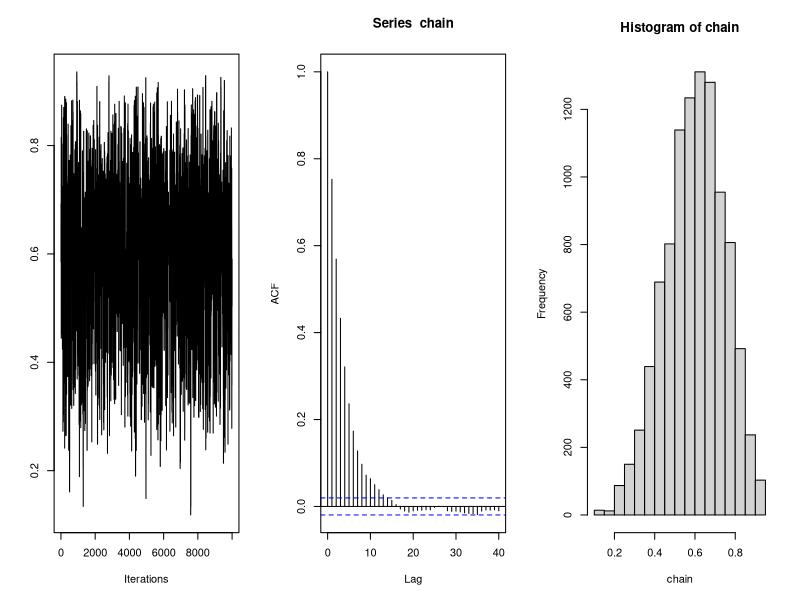
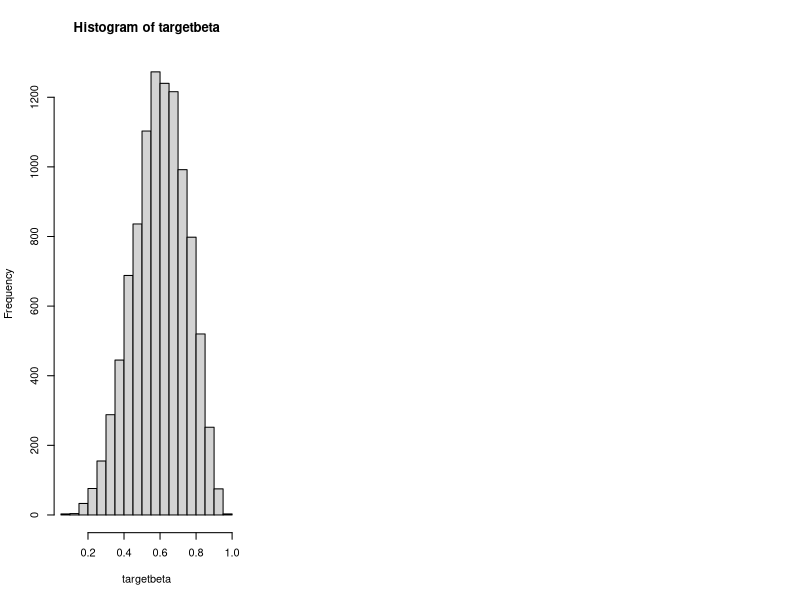
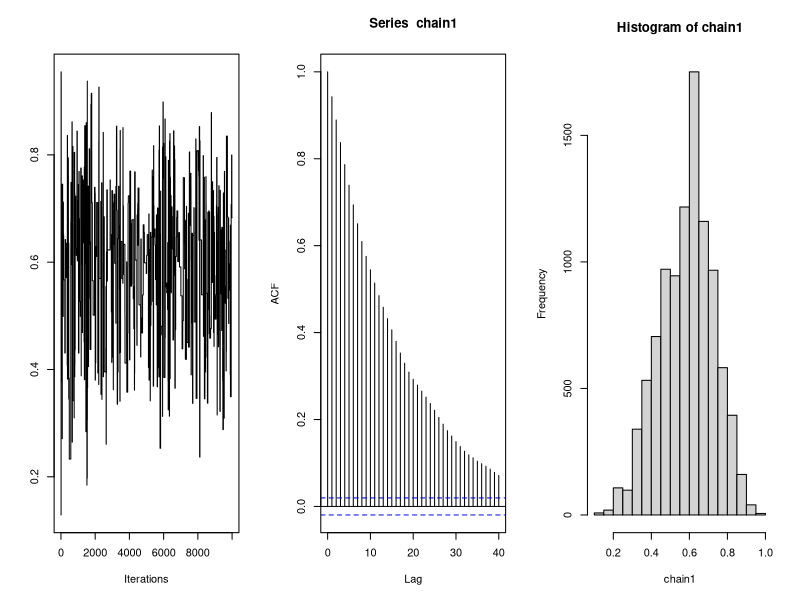
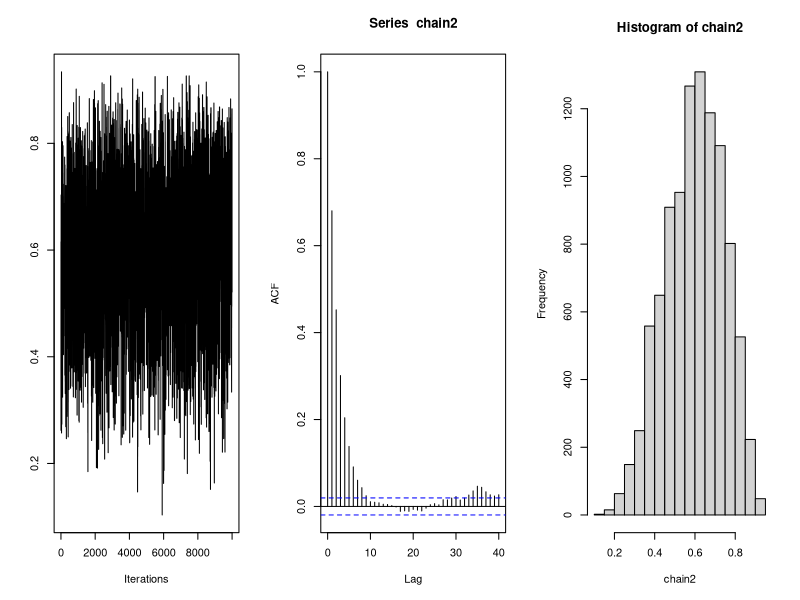
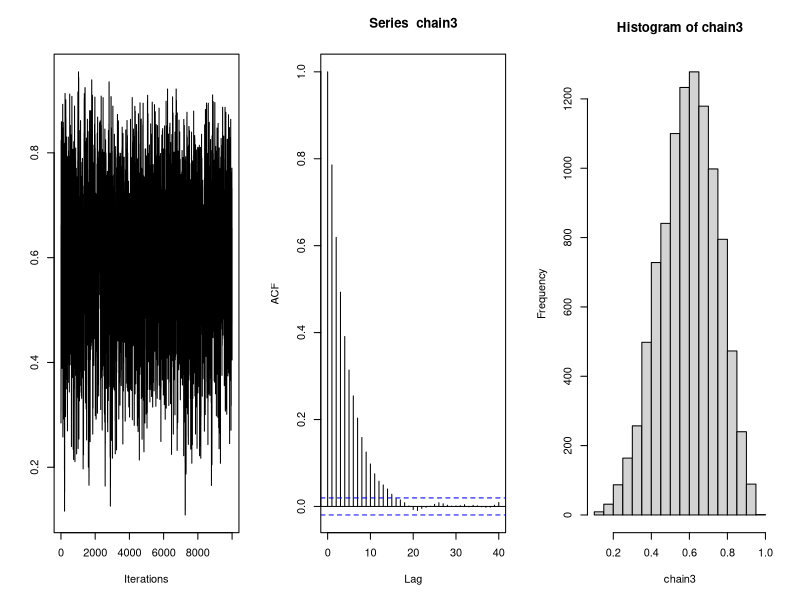
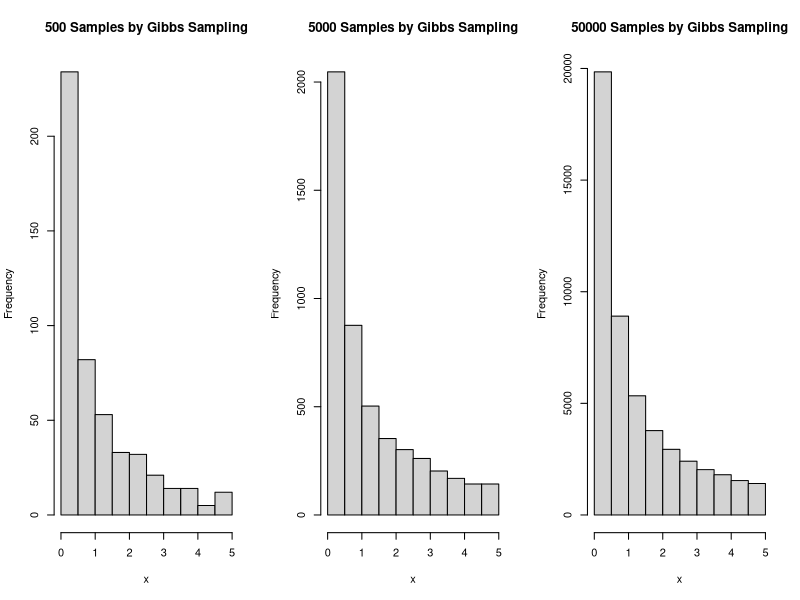

The R source for these figures, in order:
## ---- chunk 1
set.seed(99)
#prepare for the traceplot in later stages:
library(coda)

#Metropolis Hasting Procedure:
Beta_Metropolis <- function(alpha=6,beta=4,c,iterations){
  chain <- numeric(iterations+1)
  start_value <- runif(1)
  chain[1] <- start_value
  for(i in 1:iterations){
    current_value <- chain[i]
    #proposal function:
    newbeta <- 1
    while (newbeta == 0 | newbeta == 1) {
      newbeta <- rbeta(1, c*current_value, c*(1-current_value))
    }
    #proposal ratio:
    proposal_ratio <- dbeta(current_value, c*newbeta, c*(1-newbeta)) / dbeta(newbeta, c*current_value, c*(1-current_value))
    #posterior ratio: 
    posterior_ratio <- dbeta(newbeta, alpha, beta) / dbeta(current_value, alpha, beta)
    #acceptance ratio:
    if(runif(1) < min(1, posterior_ratio * proposal_ratio)){
      chain[i+1] <- newbeta
    }else{
      chain[i+1] <- current_value
    }
  }
  return(chain)
}

## ---- chunk 2
chain <- Beta_Metropolis(alpha=6,beta=4,c=1,iterations=10000)
par(mfrow=c(1,3))  #1 row, 3 columns
traceplot(as.mcmc(chain)); acf(chain); hist(chain)  #plot commands
#graphical comparison
targetbeta <- rbeta(10000,6,4)
hist(targetbeta)
#numerical comparison - Kolmogorov–Smirnov statistic
ks.test(chain,targetbeta)
## ---- chunk 3
par(mfrow=c(1,3)) 
chain1 <- Beta_Metropolis(alpha=6,beta=4,c=0.1,iterations=10000)
traceplot(as.mcmc(chain1)); acf(chain1); hist(chain1)
chain2 <- Beta_Metropolis(alpha=6,beta=4,c=2.5,iterations=10000)
traceplot(as.mcmc(chain2)); acf(chain2); hist(chain2)
chain3 <- Beta_Metropolis(alpha=6,beta=4,c=10,iterations=10000)
traceplot(as.mcmc(chain3)); acf(chain3); hist(chain3)
## ---- chunk 4
Gibbs.sim <- function(x0,y0,B,Ite){#The inputs are initial values x0, y0, the bound B and the iteration number Ite.
  if (x0<0 || x0>B ||y0<0 || y0>B ) {#Check the validity of initial values
    stop("The initial value is not in the correct range.")
  }
  else {x_result=c()
        y_result=c()
        xt=x0
        yt=y0
        for(t in 1:Ite){
          u1=runif(1)
          u2=runif(1)
          xt=-log(1-u1*(1-exp(-B*yt)))/yt
          yt=-log(1-u2*(1-exp(-B*xt)))/xt #the xt here is the updated why, thus the algorithm constructs a Markov Chain
          x_result=c(x_result, xt)
          y_result=c(y_result, yt)
  }
  return(cbind(x_result,y_result)) #We will do burn in later
  }
}
## ---- chunk 5
set.seed(930817)
sample500=Gibbs.sim(1,2,5,700)[-(1:200),] #We burn-in the first 200 samples in order to get 500 samples
sample5000=Gibbs.sim(1,2,5,5200)[-(1:200),] #Also burn-in the first 200 samples 
sample50000=Gibbs.sim(1,2,5,50200)[-(1:200),] #50000 samples after burn-in

### Plot the histogram ###
par(mfrow=c(1,3))
hist(sample500[,1],xlab="x", main="500 Samples by Gibbs Sampling")
hist(sample5000[,1],xlab="x", main="5000 Samples by Gibbs Sampling")
hist(sample50000[,1],xlab="x", main="50000 Samples by Gibbs Sampling")
## ---- chunk 6
mean(sample500[,1])
mean(sample5000[,1])
mean(sample50000[,1])
